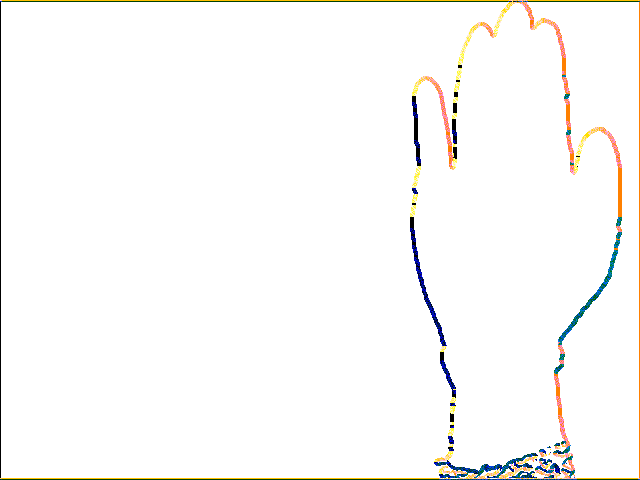
#> input picture images/bh.png, 640 x 480 px
$ python bound_box.py   (older library calls are emulated)
#> lines starting #> are read from the running program, lines starting #| are printed output that depends on the picture; after the words box and inside, x2 and y2 are one past the last pixel; in counts of white or black regions, pixels touching at a corner belong together
import numpy as np
import cv2 as cv
import time

img = cv.imread('images/bh.png',0)
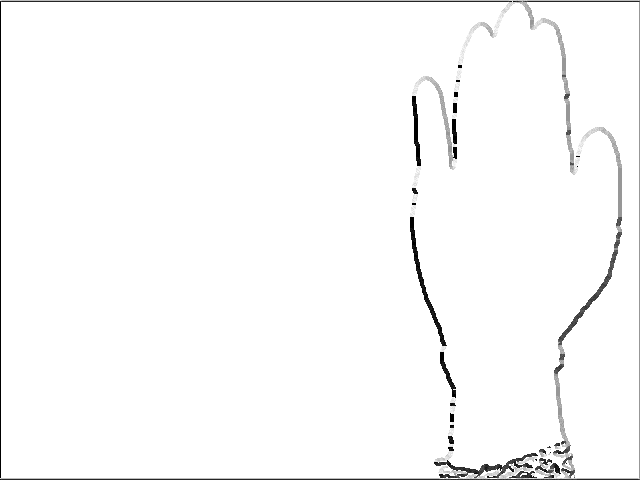
#> img: shape (480, 640); min 0, max 255, mean 250.1
ret,thresh = cv.threshold(img,127,255,0)
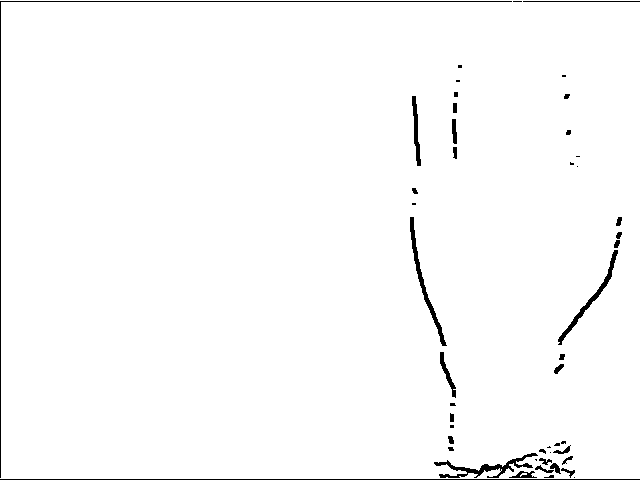
#> thresh: shape (480, 640); 98.3% white; 48 black regions (17 under 20 px)
im2,contours,hierarchy = cv.findContours(thresh, 1, 2)
#> contours = 49 contours, 17 with area under 20; largest, box (x1, y1, x2, y2) and area: (0, 0, 640, 479) 303710, (433, 452, 539, 479) 831, (409, 216, 448, 347) 706, (557, 249, 619, 346) 608, (411, 95, 422, 167) 363

cnt = contours[0]
#> cnt = [[573, 477], [574, 476], [575, 477], [574, 478]]
M = cv.moments(cnt)
#> M = moments, m00 2, centre m10/m00, m01/m00 = (574, 477)

def doshit():
	clone = img.copy()
	cv.waitKey(1)
	cv.imshow("Window", clone)
	cv.waitKey(1)
	time.sleep(2.0)

doshit()
print( M )
#> (printed output is left out)
